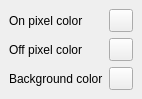
<?xml version="1.0" encoding="UTF-8"?>
<ui version="4.0">
 <class>MainWindow</class>
 <widget class="QMainWindow" name="MainWindow">
  <property name="geometry">
   <rect>
    <x>0</x>
    <y>0</y>
    <width>127</width>
    <height>87</height>
   </rect>
  </property>
  <property name="windowTitle">
   <string>MainWindow</string>
  </property>
  <widget class="QWidget" name="centralwidget">
   <layout class="QGridLayout" name="gridLayout">
    <item row="0" column="1">
     <widget class="ColorToolButton" name="pixelColorOn">
      <property name="text">
       <string/>
      </property>
     </widget>
    </item>
    <item row="1" column="0">
     <widget class="QLabel" name="label_3">
      <property name="text">
       <string>Off pixel color</string>
      </property>
     </widget>
    </item>
    <item row="1" column="1">
     <widget class="ColorToolButton" name="pixelColorOff">
      <property name="text">
       <string/>
      </property>
     </widget>
    </item>
    <item row="2" column="0">
     <widget class="QLabel" name="label_4">
      <property name="text">
       <string>Background color</string>
      </property>
     </widget>
    </item>
    <item row="2" column="1">
     <widget class="ColorToolButton" name="pixelColorBackground">
      <property name="text">
       <string/>
      </property>
     </widget>
    </item>
    <item row="0" column="0">
     <widget class="QLabel" name="label_2">
      <property name="text">
       <string>On pixel color</string>
      </property>
     </widget>
    </item>
   </layout>
  </widget>
 </widget>
 <customwidgets>
  <customwidget>
   <class>ColorToolButton</class>
   <extends>QToolButton</extends>
   <header>colortoolbutton.h</header>
  </customwidget>
 </customwidgets>
 <resources/>
 <connections/>
</ui>
